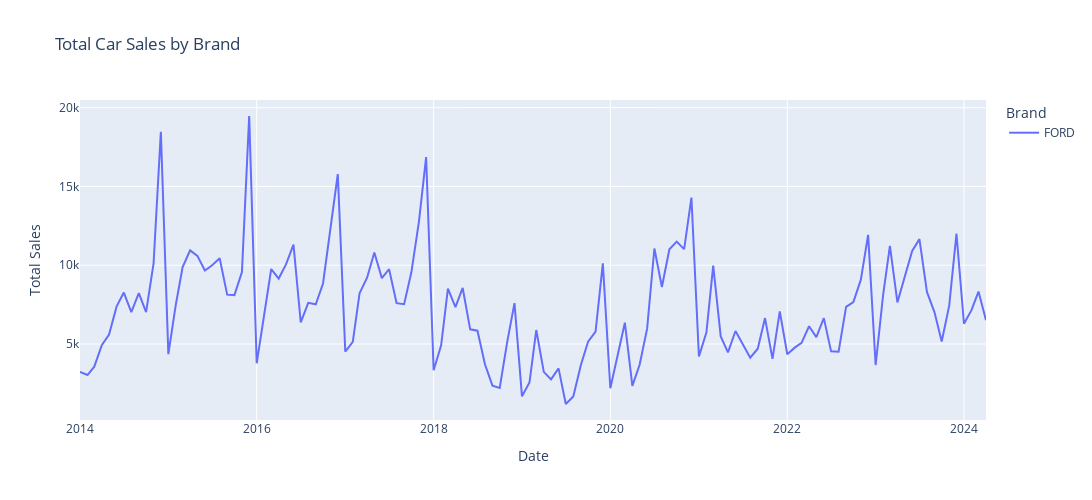

Notebook code cell kept with this figure:
### Code cell
## Total Sales by Brand
fig = px.line(
    ts_data_with_econ[ts_data_with_econ.Brand == "FORD"], x="Date", y="TTL_TOPLAM", color='Brand',
    title= "Total Car Sales by Brand",
    labels={"Date":"Date","TTL_TOPLAM":"Total Sales"})
fig.update_layout(
    autosize=False,
    width = 1500,
    height = 500
)
fig.show()
